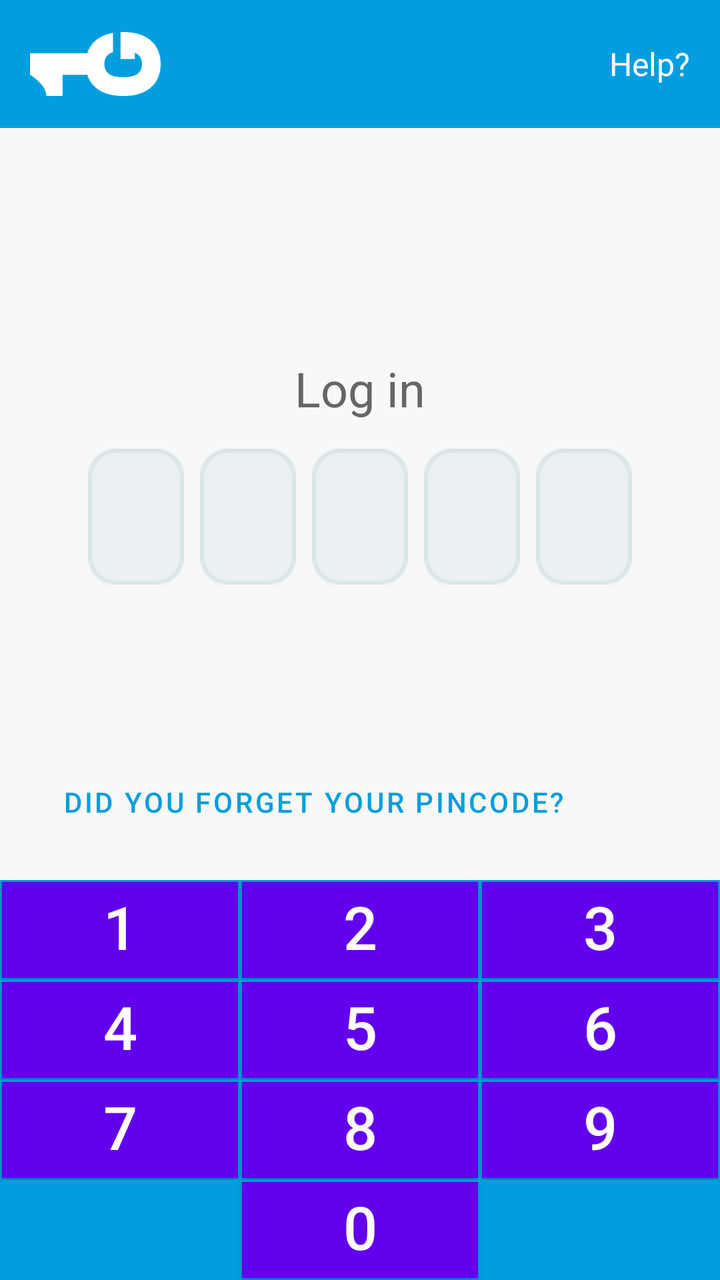
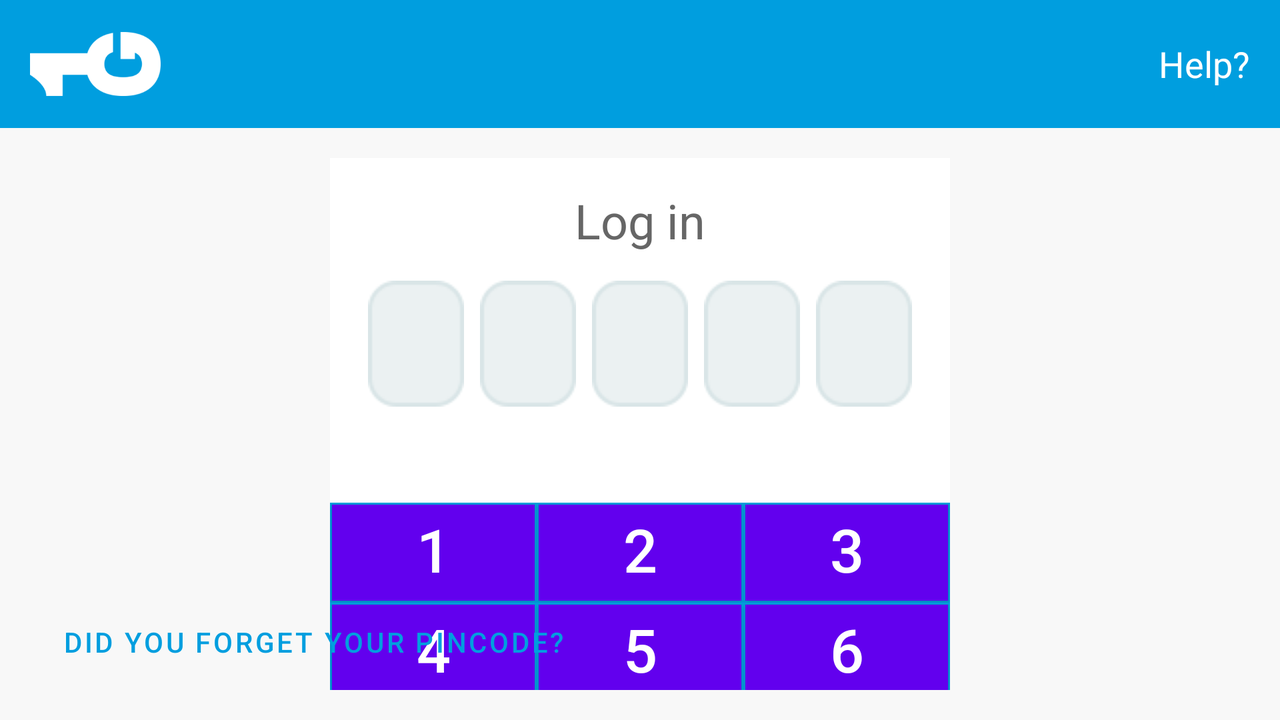

One screen, two layout resources from the same app: the default and the repository's alternative for another configuration. Each is rendered where Android would select it; the XML of both is given below.
<!-- AndroidManifest.xml: fallback theme Theme.MaterialComponents.DayNight.NoActionBar -->
<!-- res/layout/pin_screen.xml -->
<?xml version="1.0" encoding="utf-8"?>
<RelativeLayout
    xmlns:android="http://schemas.android.com/apk/res/android"
    android:layout_width="match_parent"
    android:layout_height="match_parent"
    android:background="@color/onegini_gray">

  
  <RelativeLayout
      android:id="@+id/screen_header"
      android:background="@color/onegini_blue"
      android:layout_width="match_parent"
      android:layout_height="64dp"
      android:layout_alignParentTop="true"
      android:paddingLeft="15dp"
      android:paddingRight="15dp">

    <ImageView
        android:id="@+id/pin_logo"
        android:src="@drawable/onegini_logo"
        android:layout_width="wrap_content"
        android:layout_height="32dp"
        android:scaleType="fitStart"
        android:layout_centerVertical="true"
        android:layout_alignParentLeft="true"
        android:layout_alignParentStart="true"/>

    <TextView
        android:id="@+id/help_button"
        android:text="Help?"
        android:textColor="#FFF"
        android:layout_width="wrap_content"
        android:layout_height="wrap_content"
        android:layout_centerVertical="true"
        android:layout_alignParentEnd="true"
        android:layout_alignParentRight="true"
        android:textSize="16sp"/>

  </RelativeLayout>

  <LinearLayout
      android:id="@+id/pin_keyboard_container"
      android:layout_width="match_parent"
      android:layout_height="wrap_content"
      android:layout_alignParentBottom="true"
      android:orientation="vertical">

    <include
        layout="@layout/keyboard"
        android:id="@+id/pin_keyboard"/>

    <Button
        android:id="@+id/pin_deny_button"
        style="@style/PinKeyboardKeyButton"
        android:layout_width="match_parent"
        android:text="Deny"
        android:visibility="gone"
        android:layout_marginTop="1dp"/>

  </LinearLayout>

  
  <RelativeLayout
      android:layout_width="match_parent"
      android:layout_height="match_parent"
      android:background="@color/onegini_gray"
      android:layout_above="@+id/pin_keyboard_container"
      android:layout_below="@+id/screen_header"
      android:padding="15dp">

    <LinearLayout
        android:layout_width="match_parent"
        android:layout_height="wrap_content"
        android:layout_centerVertical="true"
        android:orientation="vertical"
        android:padding="10dp">

      <TextView
          android:id="@+id/pin_screen_title"
          android:text="Log in"
          android:layout_width="fill_parent"
          android:layout_height="wrap_content"
          android:textSize="24sp"
          android:textColor="#666"
          android:textAlignment="center"
          android:gravity="center"/>

      <LinearLayout
          android:id="@+id/pin_input"
          android:layout_width="fill_parent"
          android:layout_height="wrap_content"
          android:gravity="center"
          android:textAlignment="center"
          android:layout_marginTop="10dp">

        <TextView
            android:id="@+id/pin_input_0"
            style="@style/PinKeyboardInputField"/>

        <TextView
            android:id="@+id/pin_input_1"
            style="@style/PinKeyboardInputField" />

        <TextView
            android:id="@+id/pin_input_2"
            style="@style/PinKeyboardInputField" />

        <TextView
            android:id="@+id/pin_input_3"
            style="@style/PinKeyboardInputField" />

        <TextView
            android:id="@+id/pin_input_4"
            style="@style/PinKeyboardInputField" />

      </LinearLayout>

      <TextView
          android:id="@+id/pin_error_message"
          android:layout_width="fill_parent"
          android:layout_height="wrap_content"
          android:text="Sample error message"
          android:textColor="#666"
          android:textAlignment="center"
          android:gravity="center"
          android:layout_marginTop="10dp"
          android:visibility="invisible"/>
    </LinearLayout>

    <Button
        android:id="@+id/pin_forgotten_label"
        android:text="Did you forget your pincode?"
        android:textColor="@color/onegini_blue"
        android:layout_width="wrap_content"
        android:layout_height="wrap_content"
        android:layout_alignParentStart="true"
        android:layout_alignParentLeft="true"
        android:layout_alignParentBottom="true"
        android:background="@android:color/transparent"/>

  </RelativeLayout>
</RelativeLayout>
<!-- res/layout/keyboard.xml (included above) -->
<?xml version="1.0" encoding="utf-8"?>
<TableLayout xmlns:android="http://schemas.android.com/apk/res/android"
  android:layout_width="match_parent"
  android:layout_height="wrap_content"
  android:background="@color/onegini_blue">

  <TableRow
    android:layout_width="match_parent"
    android:layout_height="wrap_content">
    <Button
      android:id="@+id/pin_key_1"
      style="@style/PinKeyboardKeyButton"
      android:text="1"/>
    <Button
      android:id="@+id/pin_key_2"
      style="@style/PinKeyboardKeyButton"
      android:text="2"/>
    <Button
     android:id="@+id/pin_key_3"
     style="@style/PinKeyboardKeyButton"
      android:text="3"/>
  </TableRow>

  <TableRow
    android:layout_width="wrap_content"
    android:layout_height="wrap_content">
    <Button
      android:id="@+id/pin_key_4"
      style="@style/PinKeyboardKeyButton"
      android:text="4"/>
    <Button
      android:id="@+id/pin_key_5"
      style="@style/PinKeyboardKeyButton"
      android:text="5"/>
    <Button
      android:id="@+id/pin_key_6"
      style="@style/PinKeyboardKeyButton"
      android:text="6"/>
  </TableRow>

  <TableRow
    android:layout_width="wrap_content"
    android:layout_height="wrap_content">
    <Button
      android:id="@+id/pin_key_7"
      style="@style/PinKeyboardKeyButton"
      android:text="7"/>
    <Button
      android:id="@+id/pin_key_8"
      style="@style/PinKeyboardKeyButton"
      android:text="8"/>
    <Button
      android:id="@+id/pin_key_9"
      style="@style/PinKeyboardKeyButton"
      android:text="9"/>
  </TableRow>

  <TableRow
    android:layout_width="wrap_content"
    android:layout_height="wrap_content">
    <Button
      style="@style/PinKeyboardKeyButton"
      android:visibility="invisible"/>
    <Button
      android:id="@+id/pin_key_0"
      style="@style/PinKeyboardKeyButton"
      android:text="0"/>
    <ImageButton
      android:id="@+id/pin_key_del"
      style="@style/PinKeyboardKeyButton"
      android:src="@drawable/ic_backspace"
      android:visibility="invisible"
      android:scaleType="center"/>
  </TableRow>
</TableLayout>
<!-- resources referenced by this layout -->
<resources>
  <item name="onegini_blue" type="color">#009EDF</item>
  <item name="onegini_gray" type="color">#F8F8F8</item>
  <!-- drawable onegini_logo: png bitmap (drawable, 4521 bytes) -->
  <style name="PinKeyboardInputField">
      <item name="android:layout_width">48dp</item>
      <item name="android:layout_height">wrap_content</item>
      <item name="android:textColor">#000</item>
      <item name="android:textSize">30sp</item>
      <item name="android:layout_margin">4dp</item>
      <item name="android:textStyle">bold</item>
      <item name="android:background">@drawable/form_inactive</item>
      <item name="android:textAlignment">center</item>
      <item name="android:gravity">center</item>
      <item name="android:layout_gravity">center</item>
    </style>
  <style name="PinKeyboardKeyButton">
      <item name="android:layout_width">0dp</item>
      <item name="android:layout_height">48dp</item>
      <item name="android:layout_weight">1</item>
      <item name="android:textColor">#FFF</item>
      <item name="android:textSize">30sp</item>
      <item name="android:layout_margin">1dp</item>
      <item name="android:padding">0dp</item>
      <item name="android:gravity">center</item>
      <item name="android:textAlignment">center</item>
      <item name="android:scaleType">fitXY</item>
      <item name="android:background">#00AEEF</item>
      <item name="android:includeFontPadding">false</item>
    </style>
  <!-- drawable form_inactive: png bitmap (drawable, 1648 bytes) -->
</resources>
<!-- res/layout-land/pin_screen.xml (the repository's variant of the layout above) -->
<!-- drawn on the phone turned sideways -->
<?xml version="1.0" encoding="utf-8"?>
<RelativeLayout
  xmlns:android="http://schemas.android.com/apk/res/android"
  android:id="@+id/screen_container"
  android:layout_width="match_parent"
  android:layout_height="match_parent"
  android:background="@color/onegini_gray">

  
  <RelativeLayout
    android:id="@+id/screen_header"
    android:background="@color/onegini_blue"
    android:layout_width="match_parent"
    android:layout_height="64dp"
    android:layout_alignParentTop="true"
    android:paddingLeft="15dp"
    android:paddingRight="15dp">

    <ImageView
      android:id="@+id/pin_logo"
      android:src="@drawable/onegini_logo"
      android:layout_width="wrap_content"
      android:layout_height="32dp"
      android:scaleType="fitStart"
      android:layout_centerVertical="true"
      android:layout_alignParentLeft="true"
      android:layout_alignParentStart="true"/>

    <TextView
      android:id="@+id/help_button"
      android:text="Help?"
      android:textColor="#FFF"
      android:layout_width="wrap_content"
      android:layout_height="wrap_content"
      android:layout_centerVertical="true"
      android:layout_alignParentEnd="true"
      android:layout_alignParentRight="true"
      android:textSize="18sp"/>

  </RelativeLayout>

  
  <RelativeLayout
    android:id="@+id/screen_body"
    android:layout_width="match_parent"
    android:layout_height="match_parent"
    android:layout_below="@+id/screen_header"
      android:padding="15dp">

    <Button
        android:id="@+id/pin_forgotten_label"
        android:text="Did you forget your pincode?"
        android:textColor="@color/onegini_blue"
        android:layout_width="wrap_content"
        android:layout_height="wrap_content"
        android:layout_alignParentStart="true"
        android:layout_alignParentLeft="true"
        android:layout_alignParentBottom="true"
        android:background="@android:color/transparent"/>

    
    <LinearLayout
      android:layout_width="wrap_content"
      android:layout_height="wrap_content"
      android:background="#FFF"
      android:layout_centerInParent="true"
      android:orientation="vertical">

      <RelativeLayout
        android:layout_width="wrap_content"
        android:layout_height="wrap_content"
        android:orientation="vertical"
        android:padding="15dp">

        <TextView
          android:id="@+id/pin_screen_title"
          android:text="Log in"
          android:layout_width="wrap_content"
          android:layout_height="wrap_content"
          android:textSize="24sp"
          android:textColor="#666"
          android:layout_alignParentTop="true"
          android:layout_centerHorizontal="true"/>

        <LinearLayout
          android:id="@+id/pin_input"
          android:layout_width="wrap_content"
          android:layout_height="wrap_content"
          android:gravity="center"
          android:textAlignment="center"
          android:layout_below="@id/pin_screen_title"
          android:layout_marginTop="10dp">

          <TextView
            android:id="@+id/pin_input_0"
            style="@style/PinKeyboardInputFieldTablet"/>

          <TextView
            android:id="@+id/pin_input_1"
            style="@style/PinKeyboardInputFieldTablet" />

          <TextView
            android:id="@+id/pin_input_2"
            style="@style/PinKeyboardInputFieldTablet" />

          <TextView
            android:id="@+id/pin_input_3"
            style="@style/PinKeyboardInputFieldTablet" />

          <TextView
            android:id="@+id/pin_input_4"
            style="@style/PinKeyboardInputFieldTablet" />
        </LinearLayout>

        <TextView
          android:id="@+id/pin_error_message"
          android:layout_width="wrap_content"
          android:layout_height="wrap_content"
          android:text="Sample error message"
          android:textColor="#666"
          android:layout_below="@+id/pin_input"
          android:layout_centerHorizontal="true"
          android:layout_marginTop="10dp"
          android:visibility="invisible"
          android:layout_alignEnd="@+id/pin_input"
          android:layout_alignStart="@+id/pin_input"/>

      </RelativeLayout>

      <include
          layout="@layout/keyboard"
          android:id="@+id/pin_keyboard" />

    </LinearLayout>
  </RelativeLayout>

  <LinearLayout
      android:id="@+id/progress_bar_container"
      android:layout_width="match_parent"
      android:layout_height="match_parent"
      android:layout_alignParentBottom="true"
      android:visibility="invisible"
      android:alpha="0.5"
      android:background="@color/white"
      android:gravity="center"
      android:clickable="true"
      android:orientation="vertical">

    <ProgressBar
        android:indeterminate="true"
        android:layout_width="wrap_content"
        android:layout_height="wrap_content" />
  </LinearLayout>

</RelativeLayout>
<!-- resources referenced by the variant -->
<!-- as the phone turned sideways resolves them -->
<resources>
  <item name="onegini_blue" type="color">#009EDF</item>
  <item name="onegini_gray" type="color">#F8F8F8</item>
  <!-- drawable onegini_logo: png bitmap (drawable, 4521 bytes) -->
  <style name="PinKeyboardInputFieldTablet" parent="PinKeyboardInputField">
      <item name="android:layout_width">48dp</item>
      <item name="android:textSize">26sp</item>
    </style>
  <style name="PinKeyboardKeyButton">
      <item name="android:layout_width">0dp</item>
      <item name="android:layout_height">48dp</item>
      <item name="android:layout_weight">1</item>
      <item name="android:textColor">#FFF</item>
      <item name="android:textSize">30sp</item>
      <item name="android:layout_margin">1dp</item>
      <item name="android:padding">0dp</item>
      <item name="android:gravity">center</item>
      <item name="android:textAlignment">center</item>
      <item name="android:scaleType">fitXY</item>
      <item name="android:background">#00AEEF</item>
      <item name="android:includeFontPadding">false</item>
    </style>
  <style name="PinKeyboardInputField">
      <item name="android:layout_width">48dp</item>
      <item name="android:layout_height">wrap_content</item>
      <item name="android:textColor">#000</item>
      <item name="android:textSize">30sp</item>
      <item name="android:layout_margin">4dp</item>
      <item name="android:textStyle">bold</item>
      <item name="android:background">@drawable/form_inactive</item>
      <item name="android:textAlignment">center</item>
      <item name="android:gravity">center</item>
      <item name="android:layout_gravity">center</item>
    </style>
  <!-- drawable form_inactive: png bitmap (drawable, 1648 bytes) -->
</resources>
